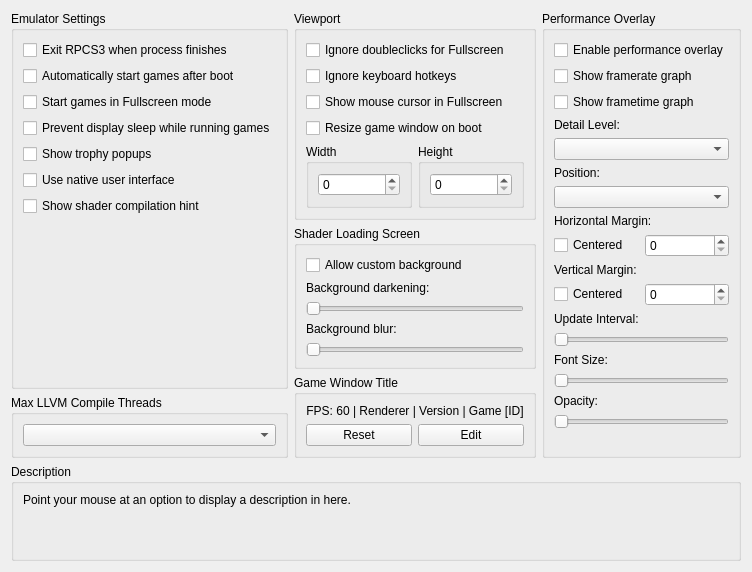
     <widget class="QWidget" name="emulatorTab">
      <attribute name="title">
       <string>Emulator</string>
      </attribute>
      <layout class="QVBoxLayout" name="emulatorTab_layout">
       <item>
        <layout class="QHBoxLayout" name="emulatorTabLayout" stretch="1,1,1">
         <item>
          <layout class="QVBoxLayout" name="emulatorTabLayoutLeft">
           <item>
            <widget class="QGroupBox" name="gb_emu_settings">
             <property name="title">
              <string>Emulator Settings</string>
             </property>
             <layout class="QVBoxLayout" name="gb_emu_settings_layout">
              <item>
               <widget class="QCheckBox" name="exitOnStop">
                <property name="text">
                 <string>Exit RPCS3 when process finishes</string>
                </property>
               </widget>
              </item>
              <item>
               <widget class="QCheckBox" name="alwaysStart">
                <property name="text">
                 <string>Automatically start games after boot</string>
                </property>
               </widget>
              </item>
              <item>
               <widget class="QCheckBox" name="startGameFullscreen">
                <property name="text">
                 <string>Start games in Fullscreen mode</string>
                </property>
               </widget>
              </item>
              <item>
               <widget class="QCheckBox" name="preventDisplaySleep">
                <property name="text">
                 <string>Prevent display sleep while running games</string>
                </property>
               </widget>
              </item>
              <item>
               <widget class="QCheckBox" name="showTrophyPopups">
                <property name="text">
                 <string>Show trophy popups</string>
                </property>
               </widget>
              </item>
              <item>
               <widget class="QCheckBox" name="useNativeInterface">
                <property name="text">
                 <string>Use native user interface</string>
                </property>
               </widget>
              </item>
              <item>
               <widget class="QCheckBox" name="showShaderCompilationHint">
                <property name="text">
                 <string>Show shader compilation hint</string>
                </property>
               </widget>
              </item>
              <item>
               <spacer name="emulatorTabSpacerLeft">
                <property name="orientation">
                 <enum>Qt::Vertical</enum>
                </property>
                <property name="sizeType">
                 <enum>QSizePolicy::MinimumExpanding</enum>
                </property>
                <property name="sizeHint" stdset="0">
                 <size>
                  <width>0</width>
                  <height>0</height>
                 </size>
                </property>
               </spacer>
              </item>
             </layout>
            </widget>
           </item>
           <item>
            <widget class="QGroupBox" name="gb_max_llvm">
             <property name="title">
              <string>Max LLVM Compile Threads</string>
             </property>
             <layout class="QVBoxLayout" name="gb_max_llvm_layout">
              <item>
               <widget class="QComboBox" name="maxLLVMThreads"/>
              </item>
             </layout>
            </widget>
           </item>
          </layout>
         </item>
         <item>
          <layout class="QVBoxLayout" name="emulatorTabLayoutMiddle">
           <item>
            <widget class="QGroupBox" name="gb_viewport">
             <property name="title">
              <string>Viewport</string>
             </property>
             <layout class="QVBoxLayout" name="gb_viewport_layout">
              <item>
               <widget class="QCheckBox" name="gs_disableMouse">
                <property name="text">
                 <string>Ignore doubleclicks for Fullscreen</string>
                </property>
               </widget>
              </item>
              <item>
                <widget class="QCheckBox" name="gs_disableKbHotkeys">
                  <property name="text">
                    <string>Ignore keyboard hotkeys</string>
                  </property>
                </widget>
              </item>
              <item>
               <widget class="QCheckBox" name="gs_showMouseInFullscreen">
                <property name="text">
                 <string>Show mouse cursor in Fullscreen </string>
                </property>
               </widget>
              </item>
              <item>
               <widget class="QCheckBox" name="gs_resizeOnBoot">
                <property name="text">
                 <string>Resize game window on boot</string>
                </property>
               </widget>
              </item>
              <item>
               <layout class="QHBoxLayout" name="gs_resolution_layout">
                <item>
                 <widget class="QGroupBox" name="gb_gs_width">
                  <property name="title">
                   <string>Width</string>
                  </property>
                  <layout class="QVBoxLayout" name="gb_gs_width_layout">
                   <item>
                    <widget class="QSpinBox" name="gs_width">
                     <property name="accelerated">
                      <bool>true</bool>
                     </property>
                     <property name="correctionMode">
                      <enum>QAbstractSpinBox::CorrectToNearestValue</enum>
                     </property>
                     <property name="keyboardTracking">
                      <bool>false</bool>
                     </property>
                     <property name="minimum">
                      <number>0</number>
                     </property>
                     <property name="maximum">
                      <number>9999</number>
                     </property>
                     <property name="value">
                      <number>0</number>
                     </property>
                    </widget>
                   </item>
                  </layout>
                 </widget>
                </item>
                <item>
                 <widget class="QGroupBox" name="gb_gs_height">
                  <property name="title">
                   <string>Height</string>
                  </property>
                  <layout class="QVBoxLayout" name="gb_gs_height_layout">
                   <item>
                    <widget class="QSpinBox" name="gs_height">
                     <property name="frame">
                      <bool>true</bool>
                     </property>
                     <property name="accelerated">
                      <bool>true</bool>
                     </property>
                     <property name="correctionMode">
                      <enum>QAbstractSpinBox::CorrectToNearestValue</enum>
                     </property>
                     <property name="keyboardTracking">
                      <bool>false</bool>
                     </property>
                     <property name="minimum">
                      <number>0</number>
                     </property>
                     <property name="maximum">
                      <number>9999</number>
                     </property>
                     <property name="value">
                      <number>0</number>
                     </property>
                    </widget>
                   </item>
                  </layout>
                 </widget>
                </item>
               </layout>
              </item>
             </layout>
            </widget>
           </item>
           <item>
            <widget class="QGroupBox" name="gb_shader_load">
             <property name="title">
              <string>Shader Loading Screen</string>
             </property>
             <layout class="QVBoxLayout" name="gb_shader_load_layout">
              <item>
               <widget class="QCheckBox" name="shaderLoadBgEnabled">
                <property name="text">
                 <string>Allow custom background</string>
                </property>
               </widget>
              </item>
              <item>
               <widget class="QLabel" name="label_shaderLoadBgDarkening">
                <property name="text">
                 <string>Background darkening:</string>
                </property>
               </widget>
              </item>
              <item>
               <widget class="QSlider" name="shaderLoadBgDarkening">
                <property name="orientation">
                 <enum>Qt::Horizontal</enum>
                </property>
               </widget>
              </item>
              <item>
               <widget class="QLabel" name="label_shaderLoadBgBlur">
                <property name="text">
                 <string>Background blur:</string>
                </property>
               </widget>
              </item>
              <item>
               <widget class="QSlider" name="shaderLoadBgBlur">
                <property name="orientation">
                 <enum>Qt::Horizontal</enum>
                </property>
               </widget>
              </item>
              <item>
               <spacer name="spacer_shader_load">
                <property name="orientation">
                 <enum>Qt::Vertical</enum>
                </property>
                <property name="sizeType">
                 <enum>QSizePolicy::MinimumExpanding</enum>
                </property>
                <property name="sizeHint" stdset="0">
                 <size>
                  <width>0</width>
                  <height>0</height>
                 </size>
                </property>
               </spacer>
              </item>
             </layout>
            </widget>
           </item>
           <item>
            <widget class="QGroupBox" name="gb_game_window_title">
             <property name="title">
              <string>Game Window Title</string>
             </property>
             <layout class="QVBoxLayout" name="layout_gb_game_window_title">
              <item>
               <widget class="QLabel" name="label_game_window_title_format">
                <property name="text">
                 <string notr="true">FPS: 60 | Renderer | Version | Game [ID]</string>
                </property>
                <property name="alignment">
                 <set>Qt::AlignCenter</set>
                </property>
               </widget>
              </item>
              <item>
               <layout class="QHBoxLayout" name="layout_buttons_game_window_title">
                <item>
                 <widget class="QPushButton" name="reset_button_game_window_title_format">
                  <property name="toolTip">
                   <string>Reset the game window title to default</string>
                  </property>
                  <property name="text">
                   <string>Reset</string>
                  </property>
                 </widget>
                </item>
                <item>
                 <widget class="QPushButton" name="edit_button_game_window_title_format">
                  <property name="toolTip">
                   <string>Edit the game window title</string>
                  </property>
                  <property name="text">
                   <string>Edit</string>
                  </property>
                 </widget>
                </item>
               </layout>
              </item>
             </layout>
            </widget>
           </item>
          </layout>
         </item>
         <item>
          <layout class="QVBoxLayout" name="emulatorTabLayoutRight">
           <item>
            <widget class="QGroupBox" name="gb_performance_overlay">
             <property name="title">
              <string>Performance Overlay</string>
             </property>
             <layout class="QVBoxLayout" name="gb_performance_overlay_layout">
              <item>
               <widget class="QCheckBox" name="perfOverlayEnabled">
                <property name="text">
                 <string>Enable performance overlay</string>
                </property>
               </widget>
              </item>
              <item>
               <widget class="QCheckBox" name="perfOverlayFramerateGraphEnabled">
                <property name="text">
                 <string>Show framerate graph</string>
                </property>
               </widget>
              </item>
              <item>
               <widget class="QCheckBox" name="perfOverlayFrametimeGraphEnabled">
                <property name="text">
                 <string>Show frametime graph</string>
                </property>
               </widget>
              </item>
              <item>
               <widget class="QWidget" name="perf_overlay_detail_level" native="true">
                <layout class="QVBoxLayout" name="layout_perf_overlay_detail_level">
                 <property name="leftMargin">
                  <number>0</number>
                 </property>
                 <property name="topMargin">
                  <number>0</number>
                 </property>
                 <property name="rightMargin">
                  <number>0</number>
                 </property>
                 <property name="bottomMargin">
                  <number>0</number>
                 </property>
                 <item>
                  <widget class="QLabel" name="label_detail_level">
                   <property name="text">
                    <string>Detail Level:</string>
                   </property>
                  </widget>
                 </item>
                 <item>
                  <widget class="QComboBox" name="perfOverlayDetailLevel"/>
                 </item>
                </layout>
               </widget>
              </item>
              <item>
               <widget class="QWidget" name="perf_overlay_position" native="true">
                <layout class="QVBoxLayout" name="layout_perf_overlay_position">
                 <property name="leftMargin">
                  <number>0</number>
                 </property>
                 <property name="topMargin">
                  <number>0</number>
                 </property>
                 <property name="rightMargin">
                  <number>0</number>
                 </property>
                 <property name="bottomMargin">
                  <number>0</number>
                 </property>
                 <item>
                  <widget class="QLabel" name="label_position">
                   <property name="text">
                    <string>Position:</string>
                   </property>
                  </widget>
                 </item>
                 <item>
                  <widget class="QComboBox" name="perfOverlayPosition"/>
                 </item>
                </layout>
               </widget>
              </item>
              <item>
               <widget class="QLabel" name="label_margin_x">
                <property name="text">
                 <string>Horizontal Margin:</string>
                </property>
               </widget>
              </item>
              <item>
               <layout class="QHBoxLayout" name="layout_margin_x" stretch="0,0">
                <item>
                 <widget class="QCheckBox" name="perfOverlayCenterX">
                  <property name="text">
                   <string>Centered</string>
                  </property>
                 </widget>
                </item>
                <item>
                 <widget class="QSpinBox" name="perfOverlayMarginX"/>
                </item>
               </layout>
              </item>
              <item>
               <widget class="QLabel" name="label_margin_y">
                <property name="text">
                 <string>Vertical Margin:</string>
                </property>
               </widget>
              </item>
              <item>
               <layout class="QHBoxLayout" name="layout_margin_y" stretch="0,0">
                <item>
                 <widget class="QCheckBox" name="perfOverlayCenterY">
                  <property name="text">
                   <string>Centered</string>
                  </property>
                 </widget>
                </item>
                <item>
                 <widget class="QSpinBox" name="perfOverlayMarginY"/>
                </item>
               </layout>
              </item>
              <item>
               <widget class="QWidget" name="perf_overlay_update_interval" native="true">
                <layout class="QVBoxLayout" name="layout_perf_overlay_update_interval">
                 <property name="leftMargin">
                  <number>0</number>
                 </property>
                 <property name="topMargin">
                  <number>0</number>
                 </property>
                 <property name="rightMargin">
                  <number>0</number>
                 </property>
                 <property name="bottomMargin">
                  <number>0</number>
                 </property>
                 <item>
                  <widget class="QLabel" name="label_update_interval">
                   <property name="text">
                    <string>Update Interval:</string>
                   </property>
                  </widget>
                 </item>
                 <item>
                  <widget class="QSlider" name="perfOverlayUpdateInterval">
                   <property name="singleStep">
                    <number>10</number>
                   </property>
                   <property name="pageStep">
                    <number>100</number>
                   </property>
                   <property name="orientation">
                    <enum>Qt::Horizontal</enum>
                   </property>
                  </widget>
                 </item>
                </layout>
               </widget>
              </item>
              <item>
               <widget class="QWidget" name="perf_overlay_font_size" native="true">
                <layout class="QVBoxLayout" name="layout_perf_overlay_font_size">
                 <property name="leftMargin">
                  <number>0</number>
                 </property>
                 <property name="topMargin">
                  <number>0</number>
                 </property>
                 <property name="rightMargin">
                  <number>0</number>
                 </property>
                 <property name="bottomMargin">
                  <number>0</number>
                 </property>
                 <item>
                  <widget class="QLabel" name="label_font_size">
                   <property name="text">
                    <string>Font Size: </string>
                   </property>
                  </widget>
                 </item>
                 <item>
                  <widget class="QSlider" name="perfOverlayFontSize">
                   <property name="orientation">
                    <enum>Qt::Horizontal</enum>
                   </property>
                  </widget>
                 </item>
                </layout>
               </widget>
              </item>
              <item>
               <widget class="QWidget" name="perf_overlay_opacity" native="true">
                <layout class="QVBoxLayout" name="layout_perf_overlay_opacity">
                 <property name="leftMargin">
                  <number>0</number>
                 </property>
                 <property name="topMargin">
                  <number>0</number>
                 </property>
                 <property name="rightMargin">
                  <number>0</number>
                 </property>
                 <property name="bottomMargin">
                  <number>0</number>
                 </property>
                 <item>
                  <widget class="QLabel" name="label_opacity">
                   <property name="text">
                    <string>Opacity:</string>
                   </property>
                  </widget>
                 </item>
                 <item>
                  <widget class="QSlider" name="perfOverlayOpacity">
                   <property name="orientation">
                    <enum>Qt::Horizontal</enum>
                   </property>
                  </widget>
                 </item>
                </layout>
               </widget>
              </item>
              <item>
               <spacer name="emulatorTabSpacerRight">
                <property name="orientation">
                 <enum>Qt::Vertical</enum>
                </property>
                <property name="sizeType">
                 <enum>QSizePolicy::MinimumExpanding</enum>
                </property>
                <property name="sizeHint" stdset="0">
                 <size>
                  <width>0</width>
                  <height>0</height>
                 </size>
                </property>
               </spacer>
              </item>
             </layout>
            </widget>
           </item>
          </layout>
         </item>
        </layout>
       </item>
       <item>
        <spacer name="emulatorTabSpacer">
         <property name="orientation">
          <enum>Qt::Vertical</enum>
         </property>
         <property name="sizeType">
          <enum>QSizePolicy::MinimumExpanding</enum>
         </property>
         <property name="sizeHint" stdset="0">
          <size>
           <width>0</width>
           <height>0</height>
          </size>
         </property>
        </spacer>
       </item>
       <item>
        <widget class="QGroupBox" name="gb_description_emulator">
         <property name="title">
          <string>Description</string>
         </property>
         <layout class="QVBoxLayout" name="gb_description_emulator_layout">
          <item>
           <widget class="QLabel" name="description_emulator">
            <property name="text">
             <string>Point your mouse at an option to display a description in here.


</string>
            </property>
            <property name="textFormat">
             <enum>Qt::PlainText</enum>
            </property>
            <property name="alignment">
             <set>Qt::AlignLeading|Qt::AlignLeft|Qt::AlignTop</set>
            </property>
            <property name="wordWrap">
             <bool>true</bool>
            </property>
           </widget>
          </item>
         </layout>
        </widget>
       </item>
      </layout>
     </widget>
